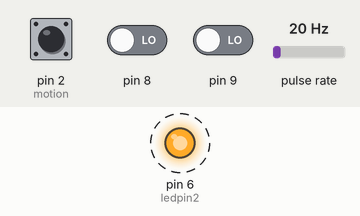
Simulated run of this program. Board: Arduino Uno, built with avr-gcc and run on an emulated ATmega328P. On the bench: output pins drawn as LEDs (lit = HIGH). Wiring (inferred from the names in the program): pulse sensor: data pin 5. Dashed ring = blinking. Inputs (shaded band) come from the test bench; at power-on: pin 2 (motion) HIGH, pin 8 LOW, pin 9 LOW, pulse rate 20 Hz. Pins used as bus, display or sensor lines are not drawn; what the program prints to the serial monitor is not drawn.

Above: at 1.2 s.
1.3 s: pin 2 (motion) pulled LOW for 0.15 s
4.3 s: pin 8 driven HIGH
Timing chart, 0 to 13.3 s (numbered marks = the images above; inputs shaded):
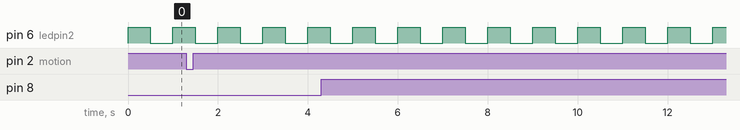

The program:

main.cpp
```cpp
#include <Arduino.h>

const uint8_t motion = 2;
const uint8_t soil = 8;
const uint8_t ledpin = 5;
const uint8_t ledpin2 = 6;

const uint16_t t1_load = 0;
const uint16_t t1_comp = 31250;

void setup()
{
  Serial.begin(9600);

  noInterrupts();

  DDRD &= (1 << motion);
  PORTD |= (1 << motion);

  DDRD &= (1 << soil);
  PORTD |= (1 << soil);

  DDRD |= (1 << ledpin);
  DDRD |= (1 << ledpin2);

  EICRA |= (1 << ISC01);
  EICRA &= ~(1 << ISC00);

  EIMSK |= (1 << INT0);

  PCICR |= B00000001;

  PCMSK0 |= B00000011;

  TCCR1A = 0;

  TCCR1B |= (1 << CS12);
  TCCR1B &= ~(1 << CS11);
  TCCR1B &= ~(1 << CS10);

  TCNT1 = t1_load;
  OCR1A = t1_comp;

  TIMSK1 |= (1 << OCIE1A);

  sei();
}

void loop()
{
  delay(500);
}

ISR(TIMER1_COMPA_vect)
{
  TCNT1 = t1_load;
  PORTD ^= (1 << ledpin2);
}

ISR(INT0_vect)
{
  PORTD ^= (1 << ledpin);
  Serial.println("Motion Sensor interrupt is used");
}

ISR(PCINT0_vect)
{
  PORTD ^= (1 << ledpin);
  Serial.println(" Sensor interrupt is used");
}
```

Measured:
- by itself, pin 6 (ledpin2): alternates HIGH for 0.50 s and LOW for 0.50 s
